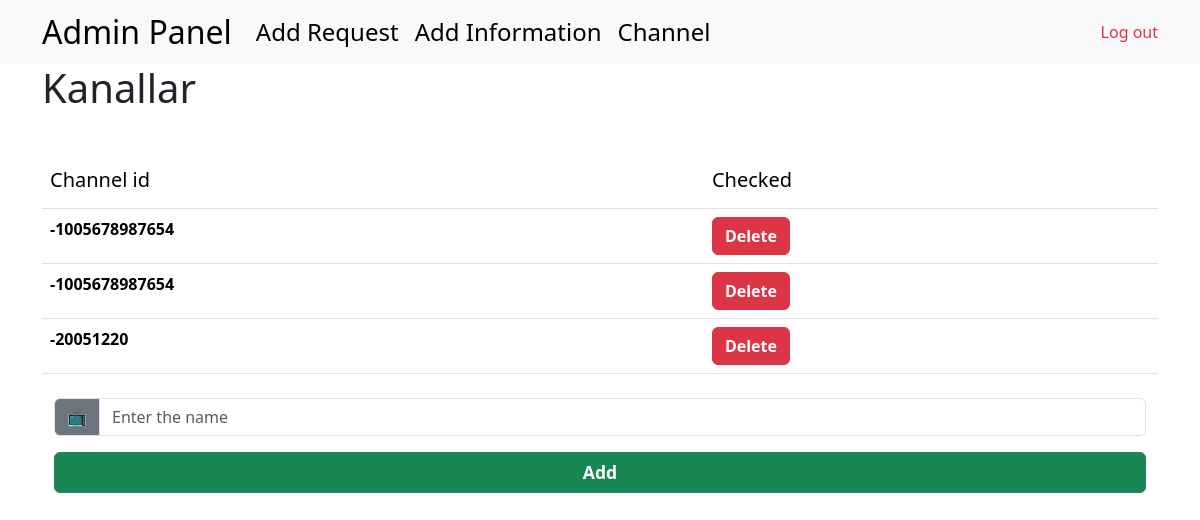
The app's page /pages/channels.php with its own data.
### tables this page shows
CREATE TABLE `channels` (
  `id` int NOT NULL AUTO_INCREMENT,
  `channel_id` text,
  PRIMARY KEY (`id`)
);

### src/DB.php (called while the page is built, shortened)
<?php
class DB
{
    public function __construct()
    {
        $this->pdo = new PDO("mysql:host=localhost;dbname=project", "foziljonvc", "1220");
    }
}

### src/Surveys.php (called while the page is built, shortened)
<?php
class Surveys extends DB
{
    public function getChannelsId (): false|array
    {
        $stmt = $this->pdo->prepare("SELECT * FROM channels");
        $stmt->execute();
        return $stmt->fetchAll(PDO::FETCH_ASSOC);
    }
}

### pages/channels.php (the view, shortened to what this page needs)
<!doctype html>
<html lang="en">
<head>
    <?php
    require "pages/partials/link.php";
    ?>
</head>
<body>
<?php
    require "pages/partials/navbar.php";
?>
<div class="container">
    <h1>Kanallar</h1>
</div>
    <div class="container mt-4">
        <form action="/add&channel" method="post">
            <table class="table mt-5">
                <thead>
                <tr>
                    <th><h5>Channel id</h5></th>
                    <th><h5>Checked</h5></th>
                </tr>
                </thead>
                <tbody>
                    <?php $posts = (new Surveys())->getChannelsId(); ?>
                        <?php if (!empty($posts)): ?>
                            <?php foreach ($posts as $post) : ?>
                                <tr>
                                    <td>
                                        <b><?php echo $post['channel_id'] ?></b>
                                    </td>
                                    <td>
                                        <a href="/channels&delete?id=<?php echo $post['id']; ?>" class="btn btn-danger"
                                            title="Shu qatordagi ma'lumotni o'chiradi"><i class="bi bi-pencil-fill"></i>
                                            <b>Delete</b></a>
                                    </td>
                                </tr>
                            <?php endforeach; ?>
                        <?php endif; ?>
                </tbody>
            </table>
            <div class="container mt-4">
                <div class="mb-3">
                    <div class="input-group mb-3">
                        <span class="input-group-text input-group-text-custom">📺</span>
                        <input type="text" class="form-control form-control-custom" placeholder="Enter the name" name="channel"
                               aria-label="Survey" required>
                    </div>
                    <div class="d-grid">
                        <button class="btn btn-success btn-custom" type="submit"><b>Add</b></button>
                    </div>
                </div>
            </div>
        </form>
    </div>
</body>
</html>

### pages/channels.php (style rules this page uses)
.input-group-text-custom { background-color: #6c757d; color: #ffffff; border-radius: 0.375rem 0 0 0.375rem; }
.form-control-custom { border-radius: 0 0.375rem 0.375rem 0; }
.btn-custom { border-radius: 0.375rem; font-size: 1.1rem; font-weight: 600; transition: all 0.2s; }

### records on screen
channels: channel "-1005678987654"
channels: channel "-1005678987654"
channels: channel "-20051220"
